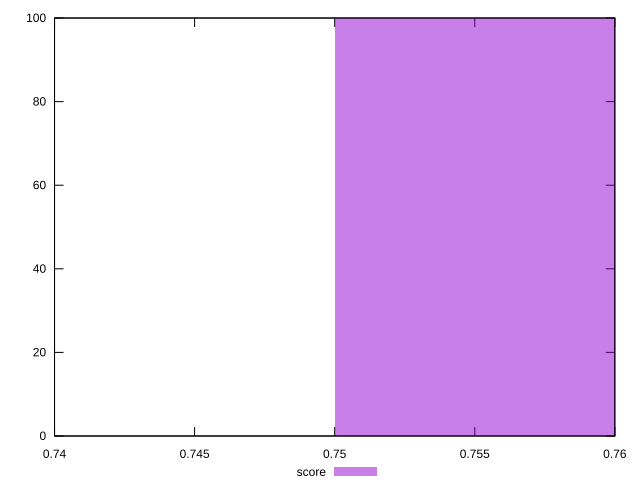

The script that saved this image:
reset

$score <<EOF
0.8 100
EOF

set key outside below
set boxwidth 0.1
set xrange [0.74:0.76]
set yrange [0:100]
set trange [0:100]
set style fill transparent solid 0.5 noborder
set terminal svg size 640, 490 enhanced background rgb 'white'
set output "report_00008_2021-01-22T20:58:29.167/uses-text-compression/samples/pages+cached+noexternal+nojs/score/histogram.svg"

plot $score title "score" with boxes

reset
